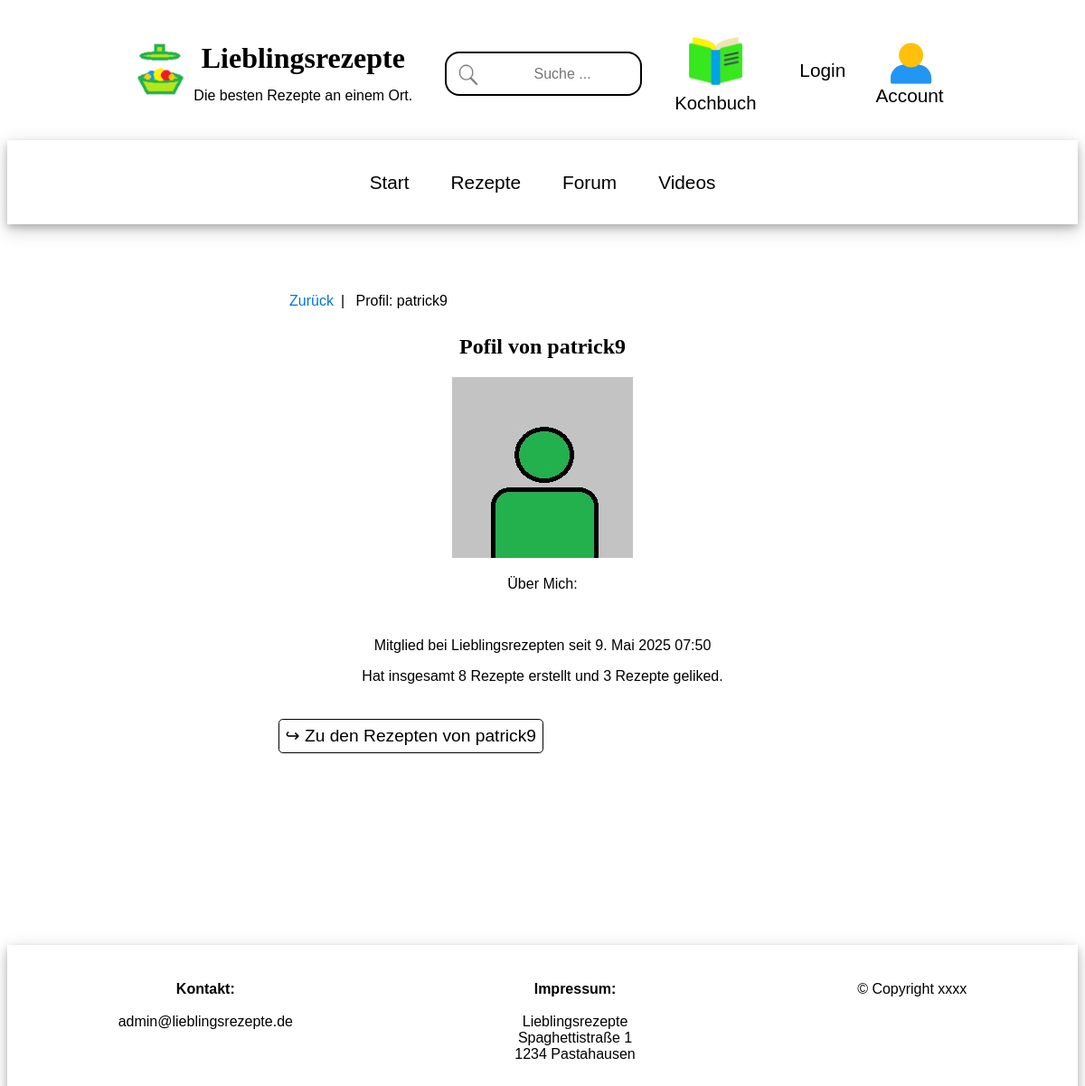
/user/profile/2/, run on the app's committed database.
### user_app/models.py (models this page shows)
class User(AbstractUser):
    name = models.CharField(max_length=200, null=True)
    email = models.EmailField(unique=True, null=True)
    biography = models.TextField(null=True)
    user_image = models.ImageField(null=True, default="users/avatar.jpg", upload_to="users")
    updated = models.DateTimeField(auto_now=True)
    created = models.DateTimeField(auto_now_add=True)
    USERNAME_FIELD = 'email'
    REQUIRED_FIELDS = ['username']

### user_app/views.py (the view)
# urls.py: path('profile/<str:pk>/', views.userProfile, name="user-profile"),
def userProfile(request, pk):
    user = User.objects.get(id=pk)
    recipes = user.recipe_set.all()
    context = {'user': user, "recipes": recipes}
    return render(request, 'user_app/profile_user.html', context)

### user_app/templates/user_app/profile_user.html (shortened to what this page needs)
{% extends 'main.html' %}
{% block content %}
<div class="main-container">
<div class="main-middle-column" style="margin-bottom:10em;">
    <ul class="breadcrumb">
        <li><a href="{{request.META.HTTP_REFERER}}">Zurück</a></li>
        <li>Profil: {{user.username}}</li>
    </ul>
    <div style="text-align:center;">
        <h2>Pofil von {{user.username}}</h2>
        {% if user.user_image %}
            <img src="{{ user.user_image.url }}" style="width: 200px; height: 200px;" >
        {% endif %}
        <p>
            Über Mich:
        </p>
        <br>
        <p>Mitglied bei Lieblingsrezepten seit {{user.created}} </p>
        <p>Hat insgesamt {{user.recipe_set.all.count}} Rezepte erstellt und {{user.likes.all.count|default_if_none:"0"}} Rezepte geliked.</p>
        <br>
        <div style="text-align:left;">
        <form method="GET" action="{% url 'recipes' %}">
              <button type="submit" name="q" value={{user.username}}>&#8618; Zu den Rezepten von {{user.username}}</button>
        </form>
        </div>
    </div>
</div>
</div>
{% endblock %}

### static/styles/main.css (style rules this page uses)
* { box-sizing: border-box; }
body { font-family: Verdana, sans-serif; font-size: 16px; background-color: white; }
h1, h2, h3, h4, h5, h6 { font-family: Georgia, serif; }
.main-container { display: flex; flex-flow: row wrap; justify-content: center; width: 100%; clear: after; margin-top: 1.25em; }
.main-middle-column { width: 50%; max-width: 200em; margin: 2em; }
button, input[type=submit], input[type=url], textarea, input[type=password], input[type=email], input[type=number], input[type=text], select, .button-like, .button-display { background-color: white; display: inline-block; padding: 0.35em; border: solid; font-size: 1.2em; border-width: 0.1em; border-radius: 0.25em; margin: 0.2em; border-color: black; text-decoration: none; color: blacK; }
ul.breadcrumb { padding: 0.5em 1em; list-style: none; background-color: white; }
ul.breadcrumb li { display: inline; font-size: 1em; }
ul.breadcrumb li:first-child:after { padding: 0.5em; color: black; content: "|"; }
ul.breadcrumb li a { color: #0275d8; text-decoration: none; }

### data on the page
User: username "patrick9", user_image (placeholder picture), created "9. Mai 2025 07:50", recipe_set.all.count "8", likes.all.count "3"
